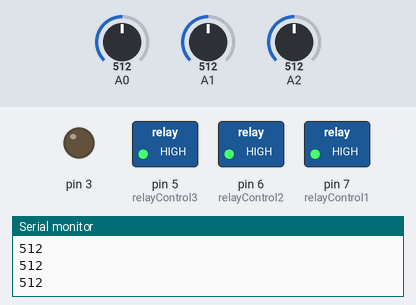
This sketch was run on a simulated Arduino Uno, built with avr-gcc and run on an emulated ATmega328P. Parts: switched loads named in the sketch (green lamp = pin HIGH), output pins drawn as LEDs (lit = HIGH), the last lines printed to the serial monitor. The inputs (shaded band) are chosen by the test bench; at power-on: A0 = 512, A1 = 512, A2 = 512.

Above: at 1.2 s.
1.3 s: A0 set to 493
At 2.5 s:
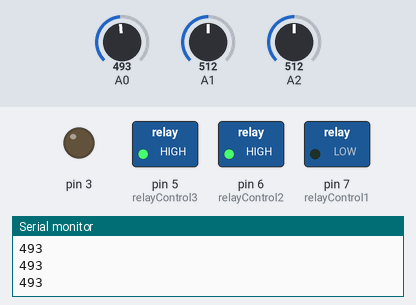
2.8 s: A1 set to 482
At 3.9 s:
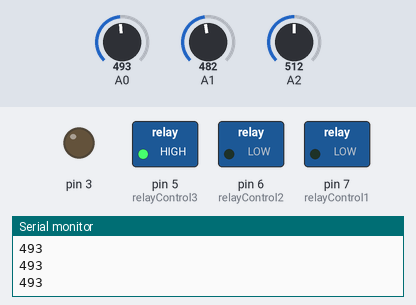
4.3 s: A2 set to 485
At 4.8 s:
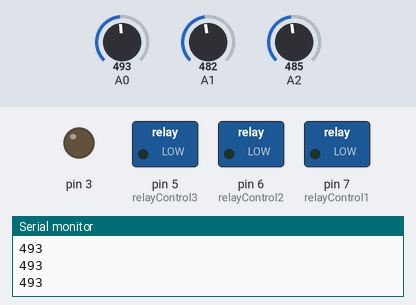
5.8 s: A0 set to 510
At 6.1 s:
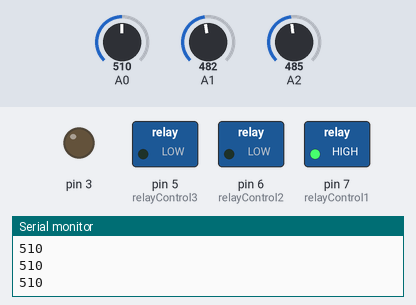
7.3 s: A2 set to 510
At 8.5 s:
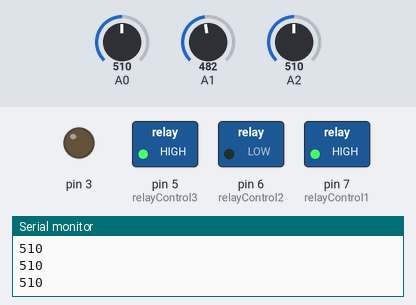
8.8 s: A2 set to 490
At 9.8 s:
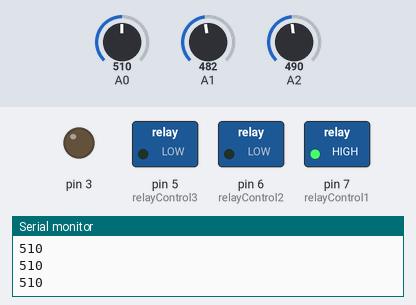
Timing chart, 0 to 11.3 s (numbered marks = the images above; inputs shaded):
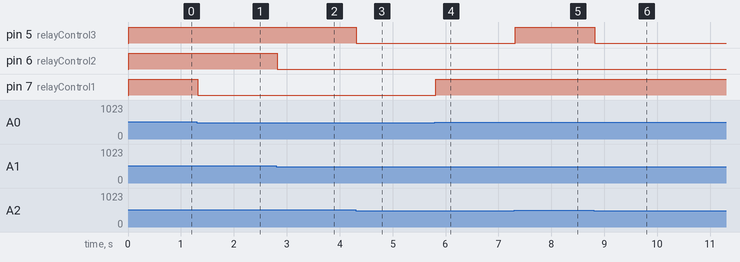

The sketch:

finalProj.ino
```cpp
int soilSensor1 = 0;
int soilSensor2 = 1;
int soilSensor3 = 2;

int relayControl1 = 7;
int relayControl2 = 6;
int relayControl3 = 5;


int Pump = 0;


void setup() {
  pinMode(A0, INPUT);
  pinMode(A1, INPUT);
  pinMode(A2, INPUT);


  Serial.begin(9600);

  pinMode(3, OUTPUT);
  //pinMode
  //pinMode();

  //Serial.begin(9600);

  pinMode(relayControl1, OUTPUT);
  pinMode(relayControl2, OUTPUT);
  pinMode(relayControl3, OUTPUT);
}


void loop() {
  Serial.println(soilSensor1);
  if (soilSensor1 > 500) { // control first pump
    digitalWrite(relayControl1,HIGH);// NO1 and COM1 Connected (Pump on)
  } else {
    digitalWrite(relayControl1,LOW);// NO1 and COM1 disconnected (Pump off)
  }
  soilSensor1 = analogRead(A0);


  if (soilSensor2 > 500) { // control second pump
    digitalWrite(relayControl2,HIGH);// NO1 and COM1 Connected (Pump on)
  } else {
    digitalWrite(relayControl2,LOW);// NO1 and COM1 disconnected (Pump off)
  }
  soilSensor2 = analogRead(A1);

  if (soilSensor3 > 500) { // control third pump
    digitalWrite(relayControl3,HIGH);// NO1 and COM1 Connected (Pump on)
  } else {
    digitalWrite(relayControl3,LOW);// NO1 and COM1 disconnected (Pump off)
  }
  soilSensor3 = analogRead(A2);


  delay(10); // Delay a little bit to improve simulation performance

}
```

Measured:
- the behaviour switches between 501 and 500 on A0 (found by bisection; images 0 and 1)
- the behaviour switches between 501 and 500 on A1 (found by bisection; images 1 and 2)
- the behaviour switches between 501 and 500 on A2 (found by bisection; images 2 and 3)
- after the input at 1.3 s, pin 7 (relayControl1): HIGH → LOW at once
- after the input at 2.8 s, pin 6 (relayControl2): HIGH → LOW at once
- after the input at 4.3 s, pin 5 (relayControl3): HIGH → LOW at once
- after the input at 5.8 s, pin 7 (relayControl1): LOW → HIGH at once
- after the input at 7.3 s, pin 5 (relayControl3): LOW → HIGH at once
- after the input at 8.8 s, pin 5 (relayControl3): HIGH → LOW at once
